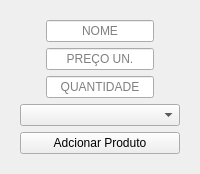
                <widget class="QWidget" name="tela_estoque_2">
                 <layout class="QVBoxLayout" name="verticalLayout_27">
                  <item>
                   <widget class="QWidget" name="widget" native="true">
                    <layout class="QVBoxLayout" name="verticalLayout_28">
                     <item alignment="Qt::AlignmentFlag::AlignHCenter">
                      <widget class="QLineEdit" name="input_nome_produto">
                       <property name="minimumSize">
                        <size>
                         <width>0</width>
                         <height>0</height>
                        </size>
                       </property>
                       <property name="alignment">
                        <set>Qt::AlignmentFlag::AlignCenter</set>
                       </property>
                       <property name="placeholderText">
                        <string>NOME</string>
                       </property>
                      </widget>
                     </item>
                     <item alignment="Qt::AlignmentFlag::AlignHCenter">
                      <widget class="QLineEdit" name="input_preco_produto">
                       <property name="minimumSize">
                        <size>
                         <width>0</width>
                         <height>0</height>
                        </size>
                       </property>
                       <property name="inputMask">
                        <string/>
                       </property>
                       <property name="alignment">
                        <set>Qt::AlignmentFlag::AlignCenter</set>
                       </property>
                       <property name="placeholderText">
                        <string>PREÇO UN.</string>
                       </property>
                      </widget>
                     </item>
                     <item alignment="Qt::AlignmentFlag::AlignHCenter">
                      <widget class="QLineEdit" name="input_quantidade_produto">
                       <property name="minimumSize">
                        <size>
                         <width>0</width>
                         <height>0</height>
                        </size>
                       </property>
                       <property name="alignment">
                        <set>Qt::AlignmentFlag::AlignCenter</set>
                       </property>
                       <property name="placeholderText">
                        <string>QUANTIDADE</string>
                       </property>
                      </widget>
                     </item>
                     <item>
                      <widget class="QComboBox" name="input_categoria_produto">
                       <property name="placeholderText">
                        <string>CATEGORIA</string>
                       </property>
                       <item>
                        <property name="text">
                         <string>COMIDA</string>
                        </property>
                       </item>
                       <item>
                        <property name="text">
                         <string>ROUPA</string>
                        </property>
                       </item>
                       <item>
                        <property name="text">
                         <string>LIMPEZA</string>
                        </property>
                       </item>
                      </widget>
                     </item>
                     <item>
                      <widget class="QPushButton" name="btn_adc_produto">
                       <property name="text">
                        <string>Adcionar Produto</string>
                       </property>
                      </widget>
                     </item>
                    </layout>
                   </widget>
                  </item>
                 </layout>
                </widget>
